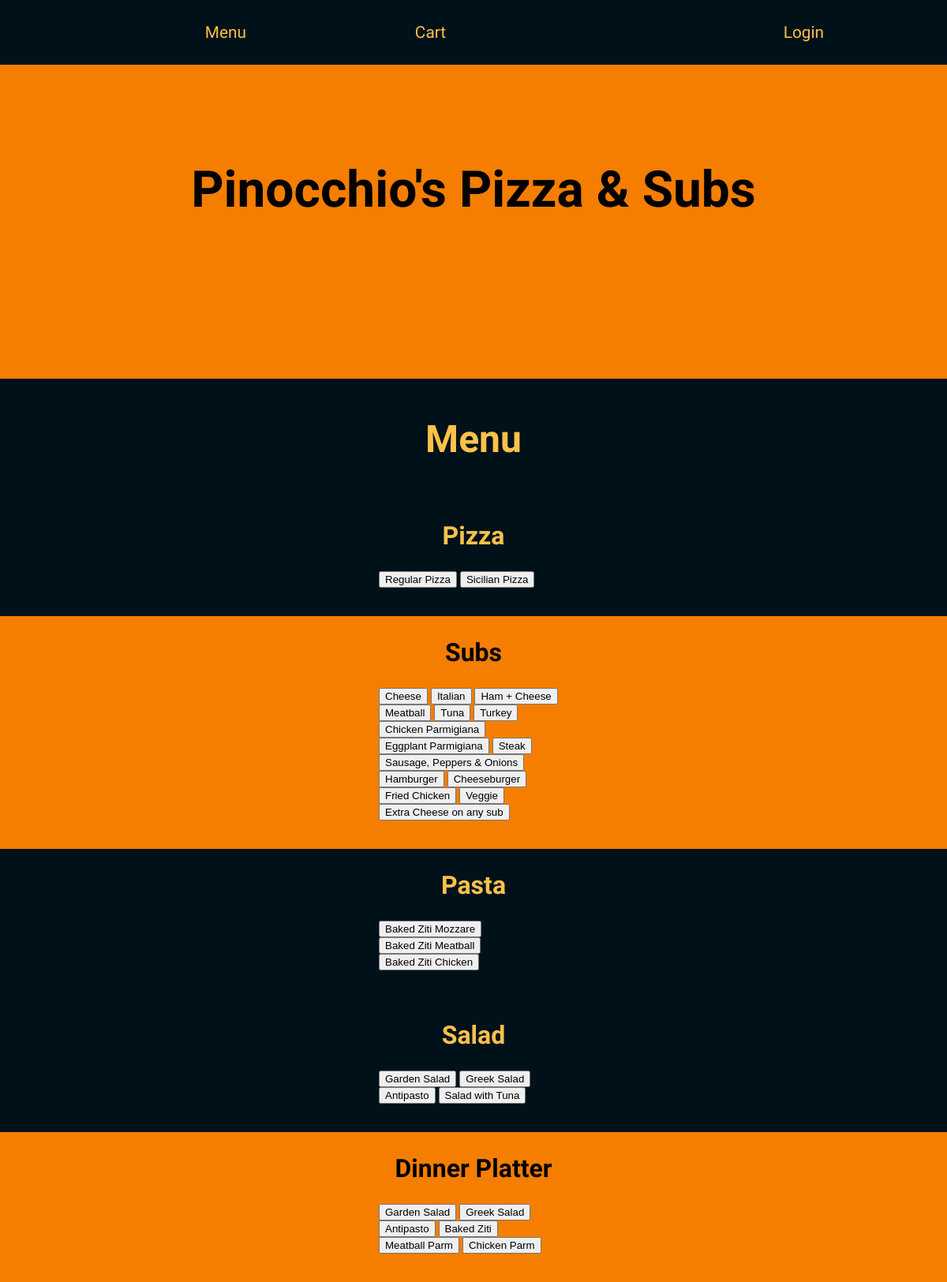
The page / on the database its author committed.
### orders/models.py (models this page shows, shortened)
class Subs_Items(models.Model):
    sub = models.CharField( max_length = 50 )

class Pastas(models.Model):
    pasta = models.CharField( max_length = 50 )
    price = models.DecimalField( max_digits = 10, decimal_places = 2 )

class Salads(models.Model):
    salad = models.CharField( max_length = 50 )
    price = models.DecimalField( max_digits = 10, decimal_places = 2 )

class Platter_Item(models.Model):
    platter = models.CharField( max_length = 50,  null = True )

### orders/views.py (the view)
# urls.py: path("", views.index, name="cart"),
def index(request):
    context = {
        "no_of_toppings": dict(No_of_Topping),
        "pastas" : Pastas.objects.all(),
        "subs" : Subs.objects.all(),
        "dinnerplatters" : DinnerPlatters.objects.all(),
        "toppings" : Toppings.objects.all(),
        "salads" : Salads.objects.all(),
        "regular": Regular_Pizza.objects.all(),
        "sicilian": Sicilian_Pizza.objects.all(),
        "extras": Extra.objects.all(),
        "sub_items": Subs_Items.objects.all(),
        "platter_items": Platter_Item.objects.all()
    }
    return render(request, "orders/index.html", context)

### orders/templates/orders/index.html
{% extends "orders/layout.html" %}
{% block content %}
<section id="heading">
    <h1>Pinocchio's Pizza & Subs</h1>
</section>
<section id="menu">
    <article id="pizza">
        <h1>Menu</h1>
        <h2>Pizza</h2>
        <div class="contents">
            <button class="items">Regular Pizza</button>
            <button class="items">Sicilian Pizza</button>
        </div>
    </article>
    <article id="subs">
        <h2>Subs</h2>
        <div class="contents">
            {% for sub in sub_items %}
                <button class="items">{{ sub.sub }}</button>
            {% endfor %}
        </div>
    </article>
    <article id="pasta">
        <h2>Pasta</h2>
        <div class="contents">
            {% for pasta in pastas %}
                <button class="items">{{ pasta.pasta }}</button>
            {% endfor %}
        </div>
    </article>
    <article id="salad">
        <h2>Salad</h2>
        <div class="contents">
            {% for salad in salads %}
                <button class="items">{{ salad.salad }}</button>
            {% endfor %}
        </div>
    </article>
    <article id="dinnerplatter">
        <h2>Dinner Platter</h2>
        <div class="contents">
            {% for platter in platter_items %}
                <button class="items">{{ platter.platter }}</button>
            {% endfor %}
        </div>
    </article>
</section>
{% endblock %}

### orders/static/orders/style.css (style rules this page uses)
html, body { padding: 0%; margin: 0%; background-color: hsl(201, 100%, 5%); }
body { font-family: 'Julius Sans One', sans-serif; }

### orders/static/orders/index.css (style rules this page uses)
#pizza, #subs, #pasta, #salad, #dinnerplatter, .cart { background-color: #00111a; display: flex; justify-content: center; align-items: center; flex-direction: column; flex-wrap: wrap; color: #fcc14a; padding-bottom: 3%; }
#heading { background-color: #f57e00; display: flex; justify-content: center; align-items: center; height: 60vh; }
#heading h1 { font-size: 4rem; }
#pizza h1, #subs h1, #pasta h1, #salad h1, #dinnerplatter h1 { font-size: 3rem; }
#pizza h2, #subs h2, #pasta h2, #salad h2, #dinnerplatter h2 { font-size: 2rem; }
#pizza .contents, #subs .contents, #pasta .contents, #salad .contents, #dinnerplatter .contents { width: 20%; overflow: hidden; }
#subs, #dinnerplatter { background-color: #f57e00; color: black; }

### rows shown on the page
Subs_Items: sub "Cheese"
Subs_Items: sub "Italian"
Subs_Items: sub "Ham + Cheese"
Subs_Items: sub "Meatball"
Subs_Items: sub "Tuna"
Subs_Items: sub "Turkey"
Subs_Items: sub "Chicken Parmigiana"
Subs_Items: sub "Eggplant Parmigiana"
Subs_Items: sub "Steak"
Subs_Items: sub "Sausage, Peppers & Onions"
Subs_Items: sub "Hamburger"
Subs_Items: sub "Cheeseburger"
Subs_Items: sub "Fried Chicken"
Subs_Items: sub "Veggie"
Subs_Items: sub "Extra Cheese on any sub"
Pastas: pasta "Baked Ziti Mozzare"
Pastas: pasta "Baked Ziti Meatball"
Pastas: pasta "Baked Ziti Chicken"
Salads: salad "Garden Salad"
Salads: salad "Greek Salad"
Salads: salad "Antipasto"
Salads: salad "Salad with Tuna"
Platter_Item: platter "Garden Salad"
Platter_Item: platter "Greek Salad"
Platter_Item: platter "Antipasto"
Platter_Item: platter "Baked Ziti"
Platter_Item: platter "Meatball Parm"
Platter_Item: platter "Chicken Parm"
